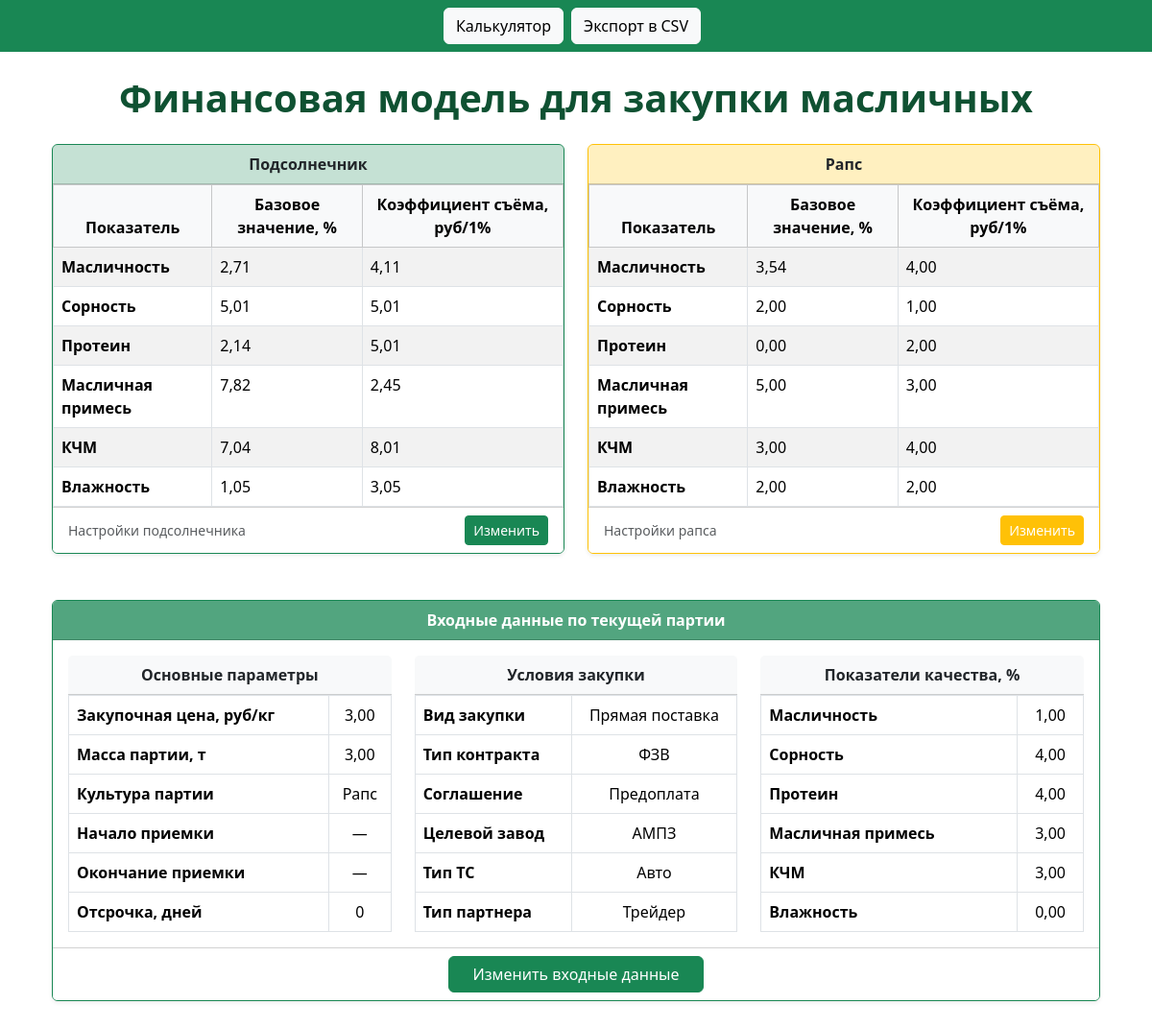
The app's page /, older data.
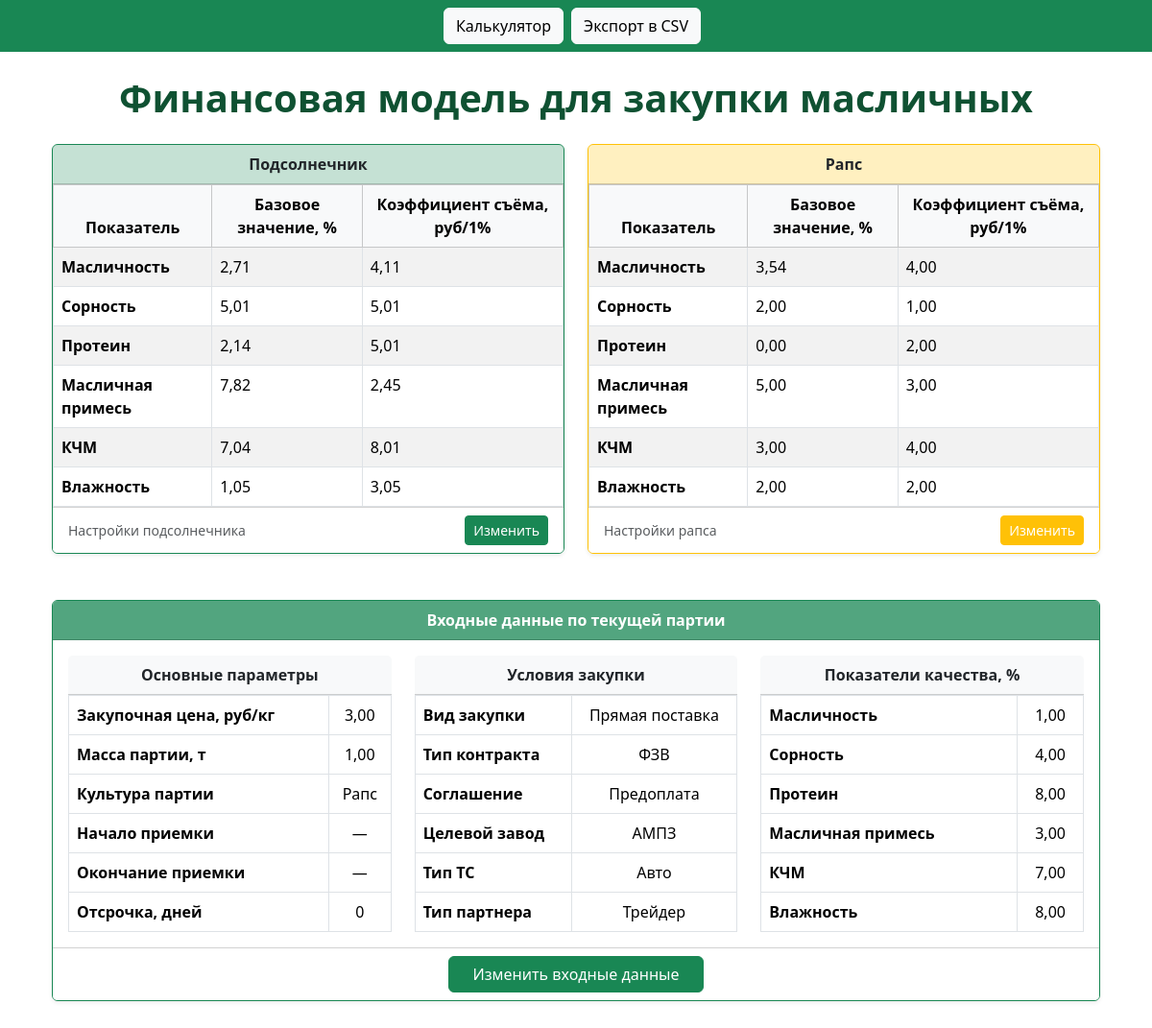
The same page, newer data.
### purch_calculator/removal_rates/models.py (models this page shows, shortened)
class RawMaterialBatch(models.Model):
    CULTURE_CHOICES = [ # Выбор культуры
        ('raps', 'Рапс'),
        ('sunflower', 'Подсолнечник')]
    PURCHASE_TYPE_CHOICES = [
        ('DirectSupply', 'Прямая поставка'),
        ('ElevatorSupply', 'Поставка на элеватор'),
        ('InventoryF13', 'Перепись  Ф - 13'),
    ]
    FACTORY_CHOICES = [
        ('AMPZ', 'АМПЗ'),
        ('DMEZ', 'ЭМЭЗ'),
        ('EMEZ', 'ДМЭЗ'),
        ('VHEMEZ', 'ВХМЭЗ'),
        ('BKMEZ', 'БКМЭЗ'),
        ('BLMEZ', 'БЛМЭЗ'),
        ('OMEZ', 'ОМЭЗ'),
    ]
    PARTNER_TYPE_CHOICES = [
        ('Trader', 'Трейдер'),
        ('Farm', 'СХТП'),
        ('Agroholding', 'Агрохолдинг'),
        ]
    CONTRACT_TYPE_CHOICES = [
        ('FZV', 'ФЗВ'),
        ('ZCHT', 'ЗЧТ'),
        ('ZCHC', 'ЗЧЦ'),
    ]
    TRANSPORT_CHOICES = [
        ('Auto', 'Авто'),
        ('Railway', 'ЖД'),
    ]
    AGREEMENT_CHOICES = [
        ('Prepayment', 'Предоплата'),
        ('Postpayment', 'Постоплата'),
    ]
    purchase_price = models.DecimalField( # Закупочная цена
        _("Закупочная ценаб руб/кг"),
        max_digits=10, decimal_places=2, default=0,
        validators=[MinValueValidator(0, message=_("Значение не может быть отрицательным."))]
    )
    weight_actual = models.DecimalField( #Вес
        _("Вес партии, тонн"),
        max_digits=10, decimal_places=2,default=0,
        validators=[MinValueValidator(0, message=_("Вес не может быть отрицательным."))]
    )
    moisture_actual = models.DecimalField( # Влажность
        _("Влажность факт, %"),
        max_digits=5, decimal_places=2,default=0,
        validators=[MinValueValidator(0, message=_("Значение не может быть отрицательным."))]
    )
    weed_impurity_actual = models.DecimalField( # Сорность
        _("Сорность факт, %"),
        max_digits=5, decimal_places=2,default=0,
        validators=[MinValueValidator(0, message=_("Значение не может быть отрицательным."))]
    )
    oil_impurity_actual = models.DecimalField( # Масличная примесь
        _("Масличная примесь факт, %"),
        max_digits=5, decimal_places=2,default=0,
        validators=[MinValueValidator(0, message=_("Значение не может быть отрицательным."))]
    )
    oil_content_actual = models.DecimalField( # Масляничность
        _("Масличность факт, %"),
        max_digits=5, decimal_places=2,default=0,
        validators=[MinValueValidator(0, message=_("Значение не может быть отрицательным."))]
    )
    KCHM_actual = models.DecimalField( # КМЧ
        _("КЧМ факт, %"),
        max_digits=5, decimal_places=2,default=0,
        validators=[MinValueValidator(0, message=_("Значение не может быть отрицательным."))]
    )
    protein_actual = models.DecimalField( # Протеин
        _("Протеин факт, %"),
        max_digits=5, decimal_places=2,default=0,
        validators=[MinValueValidator(0, message=_("Значение не может быть отрицательным."))]
    )
    culture = models.CharField( # культура( Подсолнечник или Рапс)
        max_length=20,
        choices=CULTURE_CHOICES,
        default='Рапс',
    )
    receipt_start_date = models.DateField( # Начало приемки сырья
        _('Начало приемки сырья'),
        null=True,
        blank=True
    ) #
    receipt_end_date = models.DateField( # Окончание приемки сырья
        _('Окончание приемки сырья'),
        null = True,
        blank = True
    )
    purchase_type = models.CharField( # вид закупки (выбор из списка)
        max_length=30,
        choices=PURCHASE_TYPE_CHOICES,
        default='Прямая поставка',
    )
    target_factory = models.CharField( # Завод (выбор из списка)
        max_length=30,
        choices=FACTORY_CHOICES,
        default='AMPZ',
    )
    partner_type = models.CharField(  # Партнер (выбор из списка)
        max_length=30,
        choices=PARTNER_TYPE_CHOICES,
        default='Trader',
    )
    contract_type = models.CharField(  # Контракт (выбор из списка)
        max_length=30,
        choices=CONTRACT_TYPE_CHOICES,
        default='FZV',
    )
    transport_type =  models.CharField(  # Транспорт (выбор из списка)
        max_length=30,
        choices=TRANSPORT_CHOICES,
        default='Auto',
    )
    agreement_type = models.CharField(  # Соглашение (выбор из списка)
        max_length=30,
        choices=AGREEMENT_CHOICES,
        default='Prepayment',
    )
    delay_days = models.IntegerField(
        _('Отсрочка'),  #Отсрочка
        validators=[MaxValueValidator(30, message='Значение не может быть больше 30 дней')],
        default=0,
    )

### purch_calculator/removal_rates/views.py (the view)
# urls.py: path('',ViewRates.as_view(), name='index'),
class ViewRates(ListView):
    model = RemovalForSunflower
    template_name = 'index.html'
    context_object_name = "sunflower_list"
    def get_context_data(self, **kwargs):
        ctx = super().get_context_data(**kwargs)
        sunflower, _ = RemovalForSunflower.objects.get_or_create(pk=1)
        rapeseed, _ = RemovalForRapeseed.objects.get_or_create(pk=1)
        batch, _ = RawMaterialBatch.objects.get_or_create(pk=1)
        ctx["sunflower"] = sunflower
        ctx["raps"] = rapeseed
        ctx["batch"] = batch
        return ctx

### templates/index.html (shortened to what the changed rows need)
{% extends "base.html" %}
{% load django_bootstrap5 %}
{% block content %}
<section class="container mt-4">
  <h1 class="text-center mb-4 section-title">
    Финансовая модель для закупки масличных
  </h1>
  <div class="row g-4">
    <div class="col-md-6">
      <div class="card shadow-sm h-100 border-success">
        <div class="card-body p-0">
          {% if sunflower %}
          <table class="table table-striped table-bordered mb-0">
            <thead class="table-light">
              <tr class="text-center">
                <th>Показатель</th>
                <th>Базовое значение, %</th>
                <th>Коэффициент съёма, руб/1%</th>
              </tr>
            </thead>
            <tbody>
              <tr>
                <th scope="row" class="text-start">Масличность</th>
              </tr>
              <tr>
                <th scope="row" class="text-start">Сорность</th>
              </tr>
              <tr>
                <th scope="row" class="text-start">Протеин</th>
              </tr>
              <tr>
                <th scope="row" class="text-start">Масличная примесь</th>
              </tr>
              <tr>
                <th scope="row" class="text-start">КЧМ</th>
              </tr>
              <tr>
                <th scope="row" class="text-start">Влажность</th>
              </tr>
            </tbody>
          </table>
          {% else %}
          <div class="p-4 text-center text-muted">
            Данные по подсолнечнику пока не заданы.
          </div>
          {% endif %}
        </div>
      </div>
    </div>
    <div class="col-md-6">
      <div class="card shadow-sm h-100 border-warning">
        <div class="card-body p-0">
          {% if raps %}
          <table class="table table-striped table-bordered mb-0">
            <thead class="table-light">
              <tr class="text-center">
                <th>Показатель</th>
                <th>Базовое значение, %</th>
                <th>Коэффициент съёма, руб/1%</th>
              </tr>
            </thead>
            <tbody>
              <tr>
                <th scope="row" class="text-start">Масличность</th>
              </tr>
              <tr>
                <th scope="row" class="text-start">Сорность</th>
              </tr>
              <tr>
                <th scope="row" class="text-start">Протеин</th>
              </tr>
              <tr>
                <th scope="row" class="text-start">Масличная примесь</th>
              </tr>
              <tr>
                <th scope="row" class="text-start">КЧМ</th>
              </tr>
              <tr>
                <th scope="row" class="text-start">Влажность</th>
              </tr>
            </tbody>
          </table>
          {% else %}
          <div class="p-4 text-center text-muted">
            Данные по рапсу пока не заданы.
          </div>
          {% endif %}
        </div>
      </div>
    </div>
  </div>
</section>
{% if batch %}
<section class="container mt-5 mb-5">
  <div class="card shadow-sm border-success">
    <div class="card-header bg-success bg-opacity-75 text-white text-center fw-semibold">
      Входные данные по текущей партии
    </div>
    <div class="card-body">
      <div class="row g-4">
        <div class="col-lg-4">
          <div class="card h-100 border-0">
            <div class="card-header bg-light fw-semibold text-center">
              Основные параметры
            </div>
            <div class="card-body p-0">
              <table class="table table-bordered mb-0">
                <tbody>
                  <tr>
                    <th scope="row" class="text-start">Закупочная цена, руб/кг</th>
                    <td class="text-center">{{ batch.purchase_price }}</td>
                  </tr>
                  <tr>
                    <th scope="row" class="text-start">Масса партии, т</th>
                    <td class="text-center">{{ batch.weight_actual }}</td>
                  </tr>
                  <tr>
                    <th scope="row" class="text-start">Культура партии</th>
                    <td class="text-center">{{ batch.get_culture_display }}</td>
                  </tr>
                  <tr>
                    <th scope="row" class="text-start">Начало приемки</th>
                    <td class="text-center">{{ batch.receipt_start_date|default:"—" }}</td>
                  </tr>
                  <tr>
                    <th scope="row" class="text-start">Окончание приемки</th>
                    <td class="text-center">{{ batch.receipt_end_date|default:"—" }}</td>
                  </tr>
                  <tr>
                    <th scope="row" class="text-start">Отсрочка, дней</th>
                    <td class="text-center">{{ batch.delay_days }}</td>
                  </tr>
                </tbody>
              </table>
            </div>
          </div>
        </div>
        <div class="col-lg-4">
          <div class="card h-100 border-0">
            <div class="card-header bg-light fw-semibold text-center">
              Условия закупки
            </div>
            <div class="card-body p-0">
              <table class="table table-bordered mb-0">
                <tbody>
                  <tr>
                    <th scope="row" class="text-start">Вид закупки</th>
                    <td class="text-center">{{ batch.get_purchase_type_display }}</td>
                  </tr>
                  <tr>
                    <th scope="row" class="text-start">Тип контракта</th>
                    <td class="text-center">{{ batch.get_contract_type_display }}</td>
                  </tr>
                  <tr>
                    <th scope="row" class="text-start">Соглашение</th>
                    <td class="text-center">{{ batch.get_agreement_type_display }}</td>
                  </tr>
                  <tr>
                    <th scope="row" class="text-start">Целевой завод</th>
                    <td class="text-center">{{ batch.get_target_factory_display }}</td>
                  </tr>
                  <tr>
                    <th scope="row" class="text-start">Тип ТС</th>
                    <td class="text-center">{{ batch.get_transport_type_display }}</td>
                  </tr>
                  <tr>
                    <th scope="row" class="text-start">Тип партнера</th>
                    <td class="text-center">{{ batch.get_partner_type_display }}</td>
                  </tr>
                </tbody>
              </table>
            </div>
          </div>
        </div>
        <div class="col-lg-4">
          <div class="card h-100 border-0">
            <div class="card-header bg-light fw-semibold text-center">
              Показатели качества, %
            </div>
            <div class="card-body p-0">
              <table class="table table-bordered mb-0">
                <tbody>
                  <tr>
                    <th scope="row" class="text-start">Масличность</th>
                    <td class="text-center">{{ batch.oil_content_actual }}</td>
                  </tr>
                  <tr>
                    <th scope="row" class="text-start">Сорность</th>
                    <td class="text-center">{{ batch.weed_impurity_actual }}</td>
                  </tr>
                  <tr>
                    <th scope="row" class="text-start">Протеин</th>
                    <td class="text-center">{{ batch.protein_actual }}</td>
                  </tr>
                  <tr>
                    <th scope="row" class="text-start">Масличная примесь</th>
                    <td class="text-center">{{ batch.oil_impurity_actual }}</td>
                  </tr>
                  <tr>
                    <th scope="row" class="text-start">КЧМ</th>
                    <td class="text-center">{{ batch.KCHM_actual }}</td>
                  </tr>
                  <tr>
                    <th scope="row" class="text-start">Влажность</th>
                    <td class="text-center">{{ batch.moisture_actual }}</td>
                  </tr>
                </tbody>
              </table>
            </div>
          </div>
        </div>
      </div>
    </div>
    <div class="card-footer bg-white text-center">
      <a href="{% url 'update_by_party' %}" class="btn btn-success px-4">Изменить входные данные</a>
    </div>
  </div>
</section>
{% endif %}
{% endblock %}

Row changes from the older to the newer data that the page shows:
changed RawMaterialBatch "Рапс": weight_actual "3,00" → "1,00"; protein_actual "4,00" → "8,00"; KCHM_actual "3,00" → "7,00"; moisture_actual "0,00" → "8,00"
